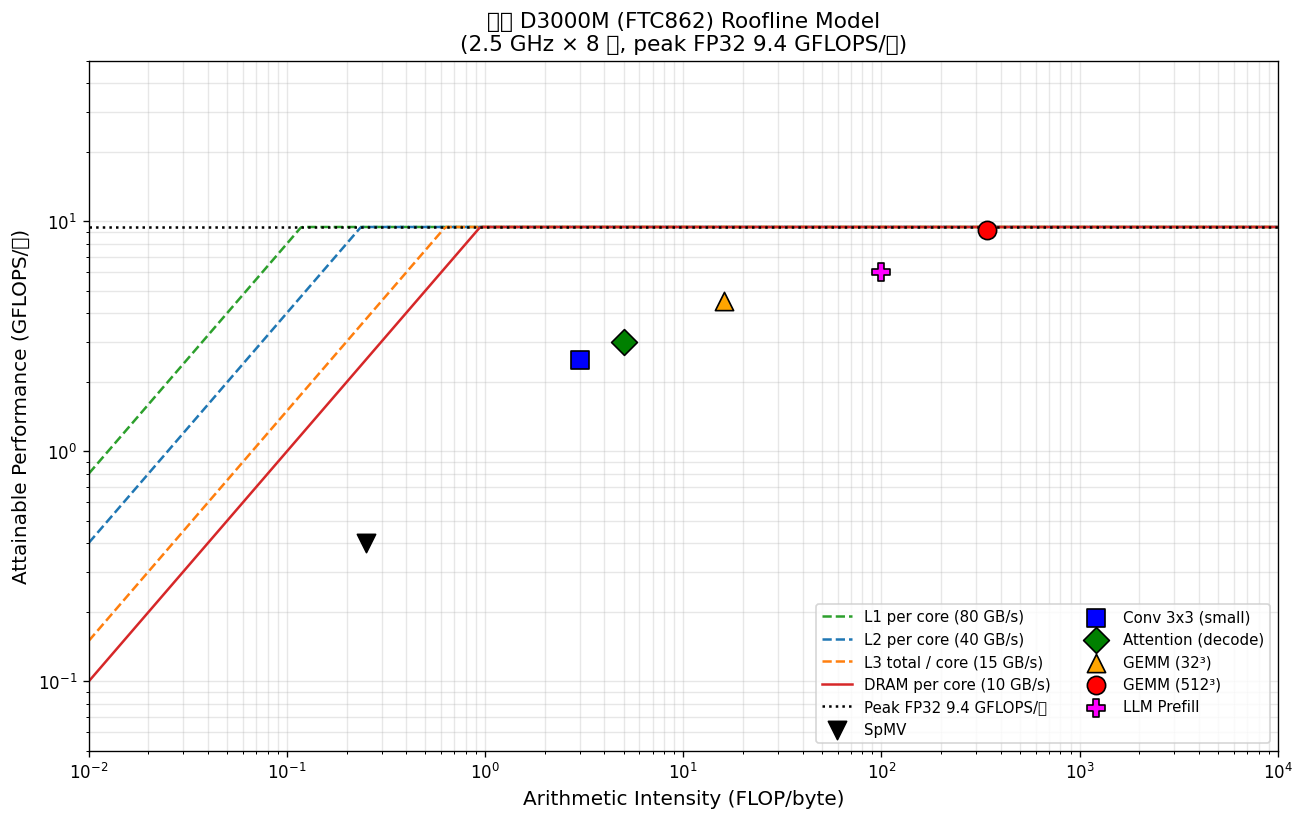

Here is the Python script that generated this plot:
#!/usr/bin/env python3
"""
roofline_d3000m.py — 飞腾 D3000M Roofline 模型生成器

性能建模专家的核心工具。给定硬件参数 + 应用算术强度，画出 Roofline：
    Attainable GFLOPS = min(Peak Compute, Bandwidth × Arithmetic Intensity)

用法：
    python3 roofline_d3000m.py             # 生成 roofline.png
    python3 roofline_d3000m.py --no-plot   # 只输出数据

对应 Expert_09_Performance_Model/README.md。
"""
from __future__ import annotations

import argparse
import os
from dataclasses import dataclass


# ============================================================================
# 飞腾 D3000M 实测/数据手册参数
# ============================================================================

@dataclass
class CPUSpec:
    name: str
    frequency_ghz: float
    cores: int
    # 峰值算力（per core, GFLOPS/GOPS）
    peak_fp32_per_core: float
    peak_fp16_per_core: float
    peak_int8_per_core: float
    # 带宽（GB/s）
    bw_l1_per_core: float
    bw_l2_per_core: float
    bw_l3_total: float
    bw_dram_total: float


D3000M = CPUSpec(
    name="飞腾 D3000M (FTC862)",
    frequency_ghz=2.5,
    cores=8,
    # Lab05 实测：FP32 NEON 9.45 GFLOPS/核
    peak_fp32_per_core=9.45,
    # Lab01 实测：FP16 SIMD 比 FP32 快 3.81×，理论 2× SIMD 宽度，实际 ~17
    peak_fp16_per_core=17.0,
    # UDOT 实测 int8：~304 GOPS / 8 核 = ~38 GOPS/核（来自 int8_gemm_udot 实测）
    peak_int8_per_core=38.0,
    bw_l1_per_core=80,       # 估算
    bw_l2_per_core=40,
    bw_l3_total=120,
    bw_dram_total=80,        # DDR4-3200 × 4 ch = 102 GB/s 理论，实测 ~80
)


# ============================================================================
# Roofline 计算
# ============================================================================

def roofline(peak_gflops: float, bandwidth_gbps: float,
             arithmetic_intensity: float) -> float:
    """返回给定算术强度下的可达 GFLOPS。"""
    return min(peak_gflops, bandwidth_gbps * arithmetic_intensity)


def ridge_point(peak_gflops: float, bandwidth_gbps: float) -> float:
    """Ridge point：算力 bound 和带宽 bound 的交点。"""
    return peak_gflops / bandwidth_gbps


# ============================================================================
# 典型算子的算术强度
# ============================================================================

WORKLOADS = [
    # (name, AI, GFLOPS 实测/推测, color, marker)
    ("SpMV",              0.25, 0.4,   "black",   "v"),
    ("Conv 3x3 (small)",  3.0,  2.5,   "blue",    "s"),
    ("Attention (decode)",5.0,  3.0,   "green",   "D"),
    ("GEMM (32³)",       16.0,  4.5,   "orange",  "^"),
    ("GEMM (512³)",     341.0,  9.2,   "red",     "o"),   # Lab05 实测
    ("LLM Prefill",     100.0,  6.0,   "magenta", "P"),
]


# ============================================================================
# 输出
# ============================================================================

def print_summary(spec: CPUSpec) -> None:
    """打印 CPU 参数 + 各带宽 ridge point。"""
    peak_total_fp32 = spec.peak_fp32_per_core * spec.cores
    print(f"=== {spec.name} Roofline 参数 ===")
    print(f"频率: {spec.frequency_ghz} GHz × {spec.cores} 核")
    print(f"峰值算力:")
    print(f"  FP32 (per core / total): {spec.peak_fp32_per_core} / "
          f"{peak_total_fp32:.1f} GFLOPS")
    print(f"  FP16 (per core):         {spec.peak_fp16_per_core} GFLOPS")
    print(f"  INT8 (per core):         {spec.peak_int8_per_core} GOPS")
    print()
    print(f"带宽:")
    print(f"  L1 (per core):  {spec.bw_l1_per_core} GB/s")
    print(f"  L2 (per core):  {spec.bw_l2_per_core} GB/s")
    print(f"  L3 (total):     {spec.bw_l3_total} GB/s")
    print(f"  DRAM (total):   {spec.bw_dram_total} GB/s")
    print()
    print(f"Ridge points (算力/带宽 = 算术强度):")
    for name, bw_total in [("L1 (per core)", spec.bw_l1_per_core),
                     ("L2 (per core)", spec.bw_l2_per_core),
                     ("L3 (per core)", spec.bw_l3_total / spec.cores),
                     ("DRAM (per core)", spec.bw_dram_total / spec.cores)]:
        rp = ridge_point(spec.peak_fp32_per_core, bw_total)
        print(f"  {name:18s}: {rp:6.2f} FLOP/byte")
    print()
    print(f"=== 典型算子预测性能 ===")
    print(f"{'算子':<22} {'AI':>10} {'L2 bound':>10} {'DRAM bound':>11} {'Predicted':>10}")
    for name, ai, _, _, _ in WORKLOADS:
        # per-core bound
        l2_bound = roofline(spec.peak_fp32_per_core, spec.bw_l2_per_core, ai)
        dram_bound = roofline(spec.peak_fp32_per_core, spec.bw_dram_total / spec.cores, ai)
        predicted = min(l2_bound, dram_bound)
        print(f"{name:<22} {ai:>10.2f} {l2_bound:>10.2f} {dram_bound:>11.2f} "
              f"{predicted:>10.2f}")


def plot_roofline(spec: CPUSpec, output: str) -> None:
    """用 matplotlib 画 Roofline 图。"""
    try:
        import matplotlib.pyplot as plt
        import numpy as np
    except ImportError:
        print("[warn] matplotlib 不可用，跳过画图")
        return

    ai = np.logspace(-2, 4, 500)   # 算术强度 0.01 - 10000 FLOP/byte

    fig, ax = plt.subplots(figsize=(11, 7))

    # 各带宽线（斜率 = 带宽，截止于 peak）
    peak_per_core = spec.peak_fp32_per_core
    for name, bw, color, ls in [
        ("L1 per core", spec.bw_l1_per_core, "tab:green", "--"),
        ("L2 per core", spec.bw_l2_per_core, "tab:blue",  "--"),
        ("L3 total / core", spec.bw_l3_total / spec.cores, "tab:orange", "--"),
        ("DRAM per core", spec.bw_dram_total / spec.cores, "tab:red",  "-"),
    ]:
        bound = np.minimum(bw * ai, peak_per_core)
        ax.plot(ai, bound, color=color, linestyle=ls, label=f"{name} ({bw:.0f} GB/s)")

    # 峰值算力水平线
    ax.axhline(peak_per_core, color="black", linestyle=":",
               label=f"Peak FP32 {peak_per_core:.1f} GFLOPS/核")

    # 算子散点
    for name, ai_op, perf_real, color, marker in WORKLOADS:
        ax.scatter([ai_op], [perf_real], s=120, c=color, marker=marker,
                   edgecolors="black", zorder=5, label=name)

    ax.set_xscale("log")
    ax.set_yscale("log")
    ax.set_xlabel("Arithmetic Intensity (FLOP/byte)", fontsize=12)
    ax.set_ylabel("Attainable Performance (GFLOPS/核)", fontsize=12)
    ax.set_title(f"{spec.name} Roofline Model\n"
                 f"({spec.frequency_ghz} GHz × {spec.cores} 核, "
                 f"peak FP32 {peak_per_core:.1f} GFLOPS/核)",
                 fontsize=13)
    ax.grid(True, which="both", alpha=0.3)
    ax.legend(loc="lower right", fontsize=9, ncol=2)
    ax.set_xlim(0.01, 10000)
    ax.set_ylim(0.05, 50)

    plt.tight_layout()
    plt.savefig(output, dpi=120, bbox_inches="tight")
    print(f"\nRoofline 图已保存: {output}")


def main():
    p = argparse.ArgumentParser()
    p.add_argument("--output", "-o", default="roofline_d3000m.png")
    p.add_argument("--no-plot", action="store_true")
    args = p.parse_args()

    print_summary(D3000M)
    if not args.no_plot:
        plot_roofline(D3000M, args.output)


if __name__ == "__main__":
    main()
